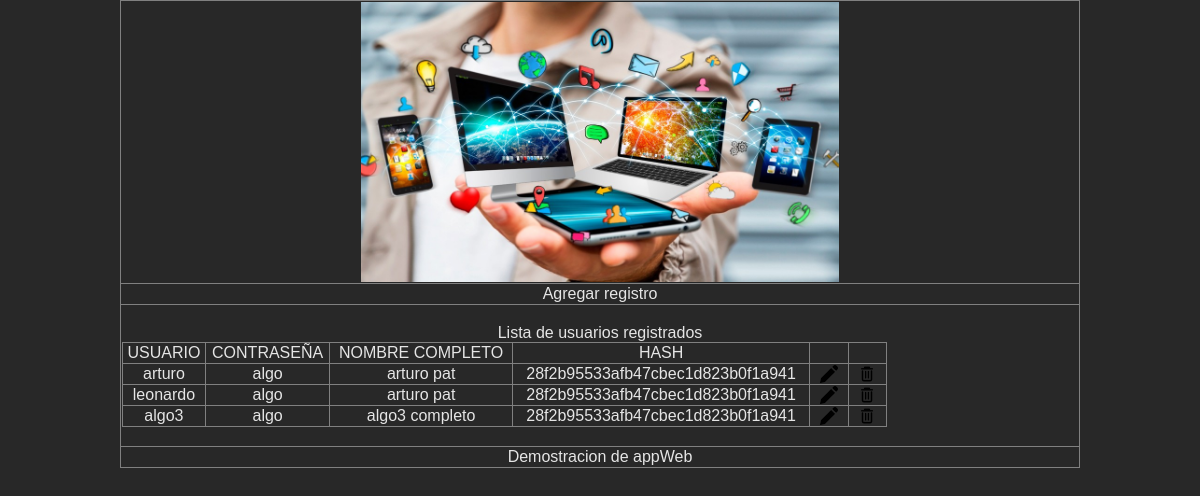
Page /sistema.php on the committed database.
### tables this page shows
CREATE TABLE `tbl_usuarios` (
  `id` int(11) NOT NULL,
  `user` varchar(20) NOT NULL,
  `password` varchar(20) NOT NULL,
  `fullname` varchar(20) NOT NULL,
  `hash` varchar(100) NOT NULL
);

### sistema.php (the view, shortened to what this page needs)
<html>
<head>
    <link rel="stylesheet" href="style.css">
</head>
<body>
    <center>
        <table border="1">
            <tr>
                <td><img src="imagenes/cabecera.jpeg"> </td>
            </tr>
            <tr>
                <td><a href="agregar_registro.php"> Agregar registro</a></td>
            </tr>
            <tr>
                <td>
                    <?php
                    $servername = "localhost:3307";
                    $username = "leonardo";
                    $password = "1234";
                    $dbname = "usuarios";
                    $conn = new mysqli($servername, $username, $password, $dbname);
                    $sql = "SELECT * FROM tbl_usuarios";
                    $result = $conn->query($sql);
                    if ($result->num_rows > 0) {
                        echo "<br>Lista de usuarios registrados<table  border='1'>";
                        echo "<tr> <td>USUARIO</td> <td>CONTRASEÑA</td> <td>NOMBRE COMPLETO</td> <td>HASH</td> <td></td> <td></td> </tr>";
                        while ($row = $result->fetch_assoc()) {
                            echo "<tr>";
                            echo "<td>" . $row["user"] . "</td>";
                            echo "<td>" . $row["password"] . "</td>";
                            echo "<td>" . $row["fullname"] . "</td>";
                            echo "<td>" . $row["hash"] . "</td>";
                            echo "<td><a href='editarregistro.php?id=" . $row["id"] . "'><img  src='imagenes/editar.png'></a></td>";
                            echo "<td><a href='eliminarregistro.php?id=" . $row["id"] . "'><img  src='imagenes/borrar.png'></a></td>";
                            echo "</tr>";
                        }
                        echo "</table><br>";
                    } else {
                        echo "0 results";
                    }
                    ?>
                </td>
            </tr>
            <tr>
                <td>Demostracion de appWeb</td>
            </tr>
        </table>
    </center>
</body>
</html>

### style.css (style rules this page uses)
body { font-family: arial; background: #282828; margin: 0; padding: 0; box-sizing: border-box; color: #e5e5e5; }
a { color: #e5e5e5; text-decoration: none; }
img { width: 50%; }
table { border-collapse: collapse; width: 80%; text-align: center; align-items: center; }

### rows in the picture
tbl_usuarios: user "arturo", password "algo", fullname "arturo pat", hash "28f2b95533afb47cbec1d823b0f1a941"
tbl_usuarios: user "leonardo", password "algo", fullname "arturo pat", hash "28f2b95533afb47cbec1d823b0f1a941"
tbl_usuarios: user "algo3", password "algo", fullname "algo3 completo", hash "28f2b95533afb47cbec1d823b0f1a941"
